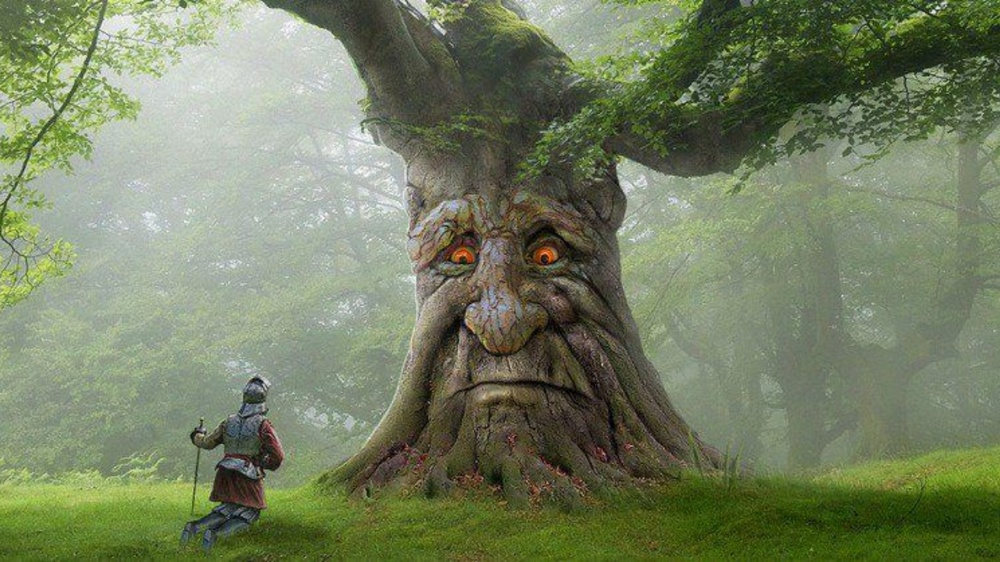
#> input picture 03-MemesGifs/meme_background.jpg, 1000 x 562 px, shrunk from 1920 x 1080 before the run
$ python maak_meme.py
#> lines starting #> are read from the running program, lines starting #| are printed output that depends on the picture
from tkinter import font
from PIL import Image, ImageFont, ImageDraw

achtergrond = Image.open("meme_background.jpg")
#> achtergrond is the input picture: PIL image 1000x562 RGB; mean R, G, B 117.4, 128, 98

breedte = achtergrond.width
#> breedte = 1000
hoogte = achtergrond.height
#> hoogte = 562

lettertype = ImageFont.truetype("impact.ttf", 40)

tekengebied = ImageDraw.Draw(achtergrond)

tekst = "Coding in python\nIs heel shite"
tekengebied.multiline_text((10,10), tekst, font=lettertype, fill=(139,0,0))

achtergrond.show()
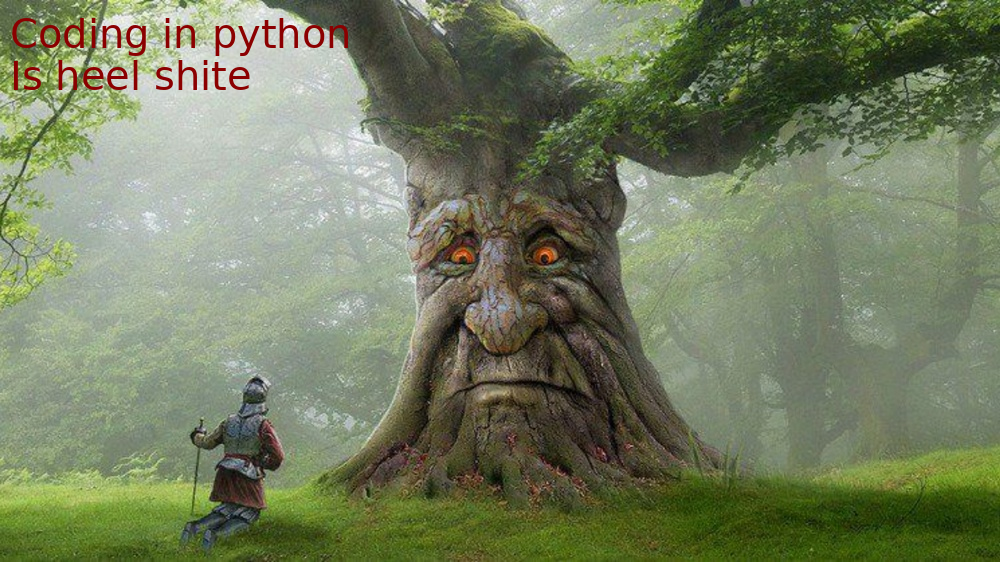
#> shown: PIL image 1000x562 RGB; mean R, G, B 117.1, 126.5, 96.7
achtergrond.save("meme_met_tekst.jpg")
